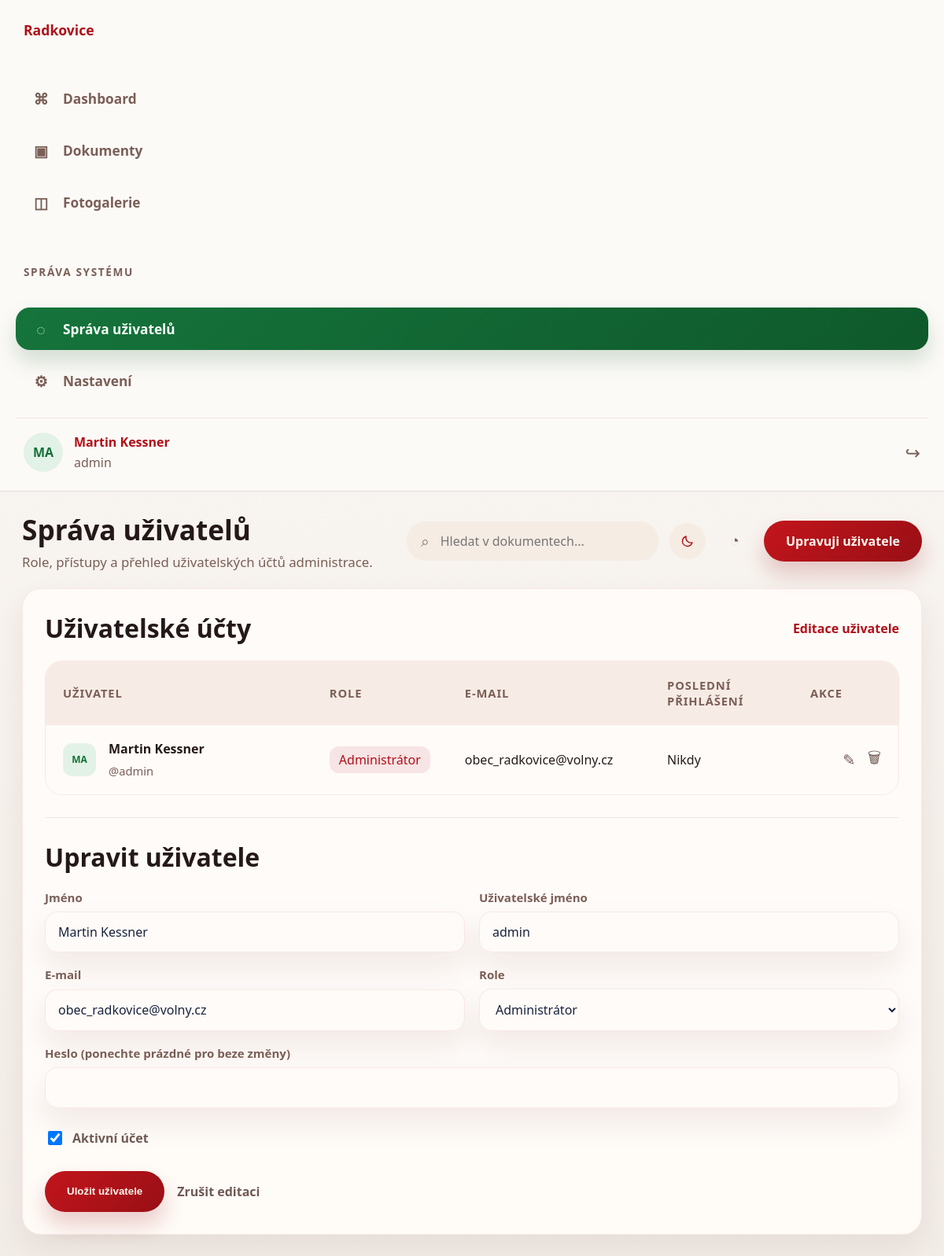
The page /admin-users.php?edit=1 (signed in) on the database its author committed.
### tables this page shows
CREATE TABLE IF NOT EXISTS users (
    id INT(11) NOT NULL AUTO_INCREMENT,
    name VARCHAR(255) NOT NULL,
    password VARCHAR(255) NOT NULL,
    role VARCHAR(255) NOT NULL,
    PRIMARY KEY (id)
);

### db.php (called while the page is built, shortened)
<?php
class Db
{
	private static PDO $connection;
	private static array $options = array(
		PDO::ATTR_ERRMODE => PDO::ERRMODE_WARNING,
		PDO::MYSQL_ATTR_INIT_COMMAND => "SET NAMES utf8mb4",
		PDO::ATTR_EMULATE_PREPARES => false,
	);
	public static function connect(string $host, string $database, string $user, string $password): void
	{
		if (!isset(self::$connection)) {
			$dsn = "mysql:host=$host;dbname=$database";
			self::$connection = new PDO($dsn, $user, $password, self::$options);
		}
	}
	private static function executeStatement(array $params): PDOStatement
	{
		$query = array_shift($params);
		$statement = self::$connection->prepare($query);
		$statement->execute($params);
		return $statement;
	}
	public static function queryOne(string $query): mixed
	{
		$statement = self::executeStatement(func_get_args());
		return $statement->fetch(PDO::FETCH_ASSOC);
	}
	public static function queryAll(string $query): mixed
	{
		$statement = self::executeStatement(func_get_args());
		return $statement->fetchAll(PDO::FETCH_ASSOC);
	}
}

### app.php (called while the page is built, shortened)
<?php
require_once('db.php');
function app_e(?string $value): string
{
    return htmlspecialchars((string) $value, ENT_QUOTES, 'UTF-8');
}
function app_fetch_all(string $table, string $orderBy = 'id DESC'): array
{
    return Db::queryAll("SELECT * FROM `$table` ORDER BY $orderBy") ?: array();
}
function app_find_by_id(string $table, int $id): ?array
{
    $row = Db::queryOne("SELECT * FROM `$table` WHERE id = ?", $id);
    return $row ?: null;
}
function app_admin_user(): ?array
{
    $user = Db::queryOne("SELECT * FROM users WHERE id = ?", (int) $_SESSION['user_id']);
    return $user ?: null;
}

### admin-users.php (the view, shortened to what this page needs)
<?php
require_once('app.php');
$editId = isset($_GET['edit']) ? (int) $_GET['edit'] : 0;
$editing = $editId > 0 ? app_find_by_id('users', $editId) : null;
$users = app_fetch_all('users', 'id DESC');
$adminPageTitle = 'Správa uživatelů';
$adminPageDescription = 'Role, přístupy a přehled uživatelských účtů administrace.';
$adminActiveNav = 'users';
$adminActionLabel = $editing ? 'Upravuji uživatele' : '+ Nový uživatel';
$adminActionHref = '#editor';
require_once('includes/admin-header.php');
?>
            <section class="admin-panel">
                <div class="admin-panel-head">
                    <h2>Uživatelské účty</h2>
                    <a href="#editor"><?php echo $editing ? 'Editace uživatele' : 'Nový uživatel'; ?></a>
                </div>
                <div class="admin-table">
                    <div class="admin-table-head admin-table-head-users">
                        <span>Uživatel</span>
                        <span>Role</span>
                        <span>E-mail</span>
                        <span>Poslední přihlášení</span>
                        <span>Akce</span>
                    </div>
                    <?php foreach ($users as $user): ?>
                        <article class="admin-table-row admin-table-row-users">
                            <div class="admin-doc-title">
                                <span class="mini-doc-icon mini-user-icon"><?php echo app_e(strtoupper(substr($user['name'], 0, 2))); ?></span>
                                <div class="admin-doc-copy">
                                    <strong><?php echo app_e($user['name']); ?></strong>
                                    <span>@<?php echo app_e($user['username']); ?></span>
                                </div>
                            </div>
                            <span class="pill pill-blue"><?php echo app_e($user['role'] === 'admin' ? 'Administrátor' : 'Editor'); ?></span>
                            <span class="table-wrap"><?php echo app_e($user['email']); ?></span>
                            <span><?php echo app_e($user['last_login'] ? date('d. m. Y H:i', strtotime($user['last_login'])) : 'Nikdy'); ?></span>
                            <div class="row-actions row-actions-forms">
                                <a class="action-link" href="admin-users.php?edit=<?php echo (int) $user['id']; ?>#editor" aria-label="Upravit uživatele">✎</a>
                                <form class="inline-form" method="post" onsubmit="return confirm('Opravdu smazat uživatele?');">
                                    <button class="action-button" type="submit" name="delete_user" aria-label="Smazat uživatele">🗑</button>
                                </form>
                            </div>
                        </article>
                    <?php endforeach; ?>
                </div>
                <form id="editor" class="admin-editor" method="post">
                    <div class="admin-panel-head">
                        <h2><?php echo $editing ? 'Upravit uživatele' : 'Přidat uživatele'; ?></h2>
                    </div>
                    <div class="admin-form-grid">
                        <label class="admin-field">
                            <span>Jméno</span>
                            <input type="text" name="name" value="<?php echo app_e($editing['name'] ?? ''); ?>" required>
                        </label>
                        <label class="admin-field">
                            <span>Uživatelské jméno</span>
                            <input type="text" name="username" value="<?php echo app_e($editing['username'] ?? ''); ?>" required>
                        </label>
                        <label class="admin-field">
                            <span>E-mail</span>
                            <input type="email" name="email" value="<?php echo app_e($editing['email'] ?? ''); ?>">
                        </label>
                        <label class="admin-field">
                            <span>Role</span>
                            <select name="role">
                                <?php foreach (array('admin' => 'Administrátor', 'editor' => 'Editor') as $value => $label): ?>
                                    <option value="<?php echo $value; ?>" <?php echo (($editing['role'] ?? 'editor') === $value) ? 'selected' : ''; ?>><?php echo $label; ?></option>
                                <?php endforeach; ?>
                            </select>
                        </label>
                        <label class="admin-field admin-field-full">
                            <span>Heslo <?php echo $editing ? '(ponechte prázdné pro beze změny)' : ''; ?></span>
                            <input type="password" name="password" <?php echo $editing ? '' : 'required'; ?>>
                        </label>
                        <label class="admin-checkbox">
                            <input type="checkbox" name="is_active" <?php echo !isset($editing['is_active']) || (int) $editing['is_active'] === 1 ? 'checked' : ''; ?>>
                            <span>Aktivní účet</span>
                        </label>
                    </div>
                    <div class="editor-actions">
                        <button class="admin-button" type="submit" name="save_user">Uložit uživatele</button>
                        <?php if ($editing): ?>
                            <a class="secondary-link" href="admin-users.php">Zrušit editaci</a>
                        <?php endif; ?>
                    </div>
                </form>
            </section>
<?php require_once('includes/admin-footer.php'); ?>

### includes/admin-header.php (shortened to what this page needs)
<?php
require_once(__DIR__ . '/../app.php');
$adminPageTitle = $adminPageTitle ?? 'Administrace';
$adminPageDescription = $adminPageDescription ?? '';
$adminActiveNav = $adminActiveNav ?? 'dashboard';
$adminActionLabel = $adminActionLabel ?? '+ Nový záznam';
$adminActionHref = $adminActionHref ?? '#editor';
$adminUser = app_admin_user();
?>
<!DOCTYPE html>
<html lang="cs">
<head>
    <link rel="stylesheet" href="assets/css/admin.css">
</head>
<body class="admin-body">
    <div class="admin-layout">
        <aside class="admin-sidebar">
            <div class="admin-logo">Radkovice</div>
            <nav class="admin-nav">
                <a class="<?php echo $adminActiveNav === 'dashboard' ? 'active' : ''; ?>" href="admin.php">
                    <span class="admin-nav-icon">⌘</span>
                    <span>Dashboard</span>
                </a>
                <a class="<?php echo $adminActiveNav === 'documents' ? 'active' : ''; ?>" href="admin-documents.php">
                    <span class="admin-nav-icon">▣</span>
                    <span>Dokumenty</span>
                </a>
                <a class="<?php echo $adminActiveNav === 'gallery' ? 'active' : ''; ?>" href="admin-gallery.php">
                    <span class="admin-nav-icon">◫</span>
                    <span>Fotogalerie</span>
                </a>
            </nav>
            <div class="admin-nav-group">Správa systému</div>
            <nav class="admin-nav admin-nav-secondary">
                <a class="<?php echo $adminActiveNav === 'users' ? 'active' : ''; ?>" href="admin-users.php">
                    <span class="admin-nav-icon">◌</span>
                    <span>Správa uživatelů</span>
                </a>
                <a class="<?php echo $adminActiveNav === 'settings' ? 'active' : ''; ?>" href="admin-settings.php">
                    <span class="admin-nav-icon">⚙</span>
                    <span>Nastavení</span>
                </a>
            </nav>
            <div class="admin-user">
                <div class="admin-avatar"><?php echo app_e(strtoupper(substr($adminUser['name'] ?? 'AD', 0, 2))); ?></div>
                <div>
                    <strong><?php echo app_e($adminUser['name'] ?? 'Administrátor'); ?></strong>
                    <span><?php echo app_e($adminUser['role'] ?? 'admin'); ?></span>
                </div>
                <a class="admin-logout" href="logout.php" aria-label="Odhlásit">↪</a>
            </div>
        </aside>
        <main class="admin-main">
            <header class="admin-topbar">
                <div>
                    <h1><?php echo app_e($adminPageTitle); ?></h1>
                    <p><?php echo app_e($adminPageDescription); ?></p>
                </div>
                <div class="admin-top-actions">
                    <form class="admin-search" method="get">
                        <span>⌕</span>
                        <input type="search" name="q" value="<?php echo app_e($_GET['q'] ?? ''); ?>" placeholder="Hledat v dokumentech...">
                    </form>
                    <button class="admin-theme-toggle" type="button" data-theme-toggle aria-label="Přepnout tmavý režim">
                        <svg width="18" height="18" viewBox="0 0 24 24" fill="none">
                            <path d="M20 14.5A8.5 8.5 0 0 1 9.5 4 8.5 8.5 0 1 0 20 14.5Z" stroke="currentColor" stroke-width="1.8" stroke-linejoin="round"/>
                        </svg>
                    </button>
                    <button class="admin-bell" type="button" aria-label="Upozornění">◔</button>
                    <a class="admin-button" href="<?php echo app_e($adminActionHref); ?>">
                        <?php echo app_e($adminActionLabel); ?>
                    </a>
                </div>
            </header>

### rows shown on the page
users: name "MA", name "Martin Kessner", role "admin", username "admin", role "Administrátor", email "obec_radkovice@volny.cz", last_login "Nikdy", is_active "☑"

### other values the page prints
app_e($adminPageTitle) "Správa uživatelů"
app_e($adminPageDescription) "Role, přístupy a přehled uživatelských účtů administrace."
app_e($adminActionLabel) "Upravuji uživatele"
